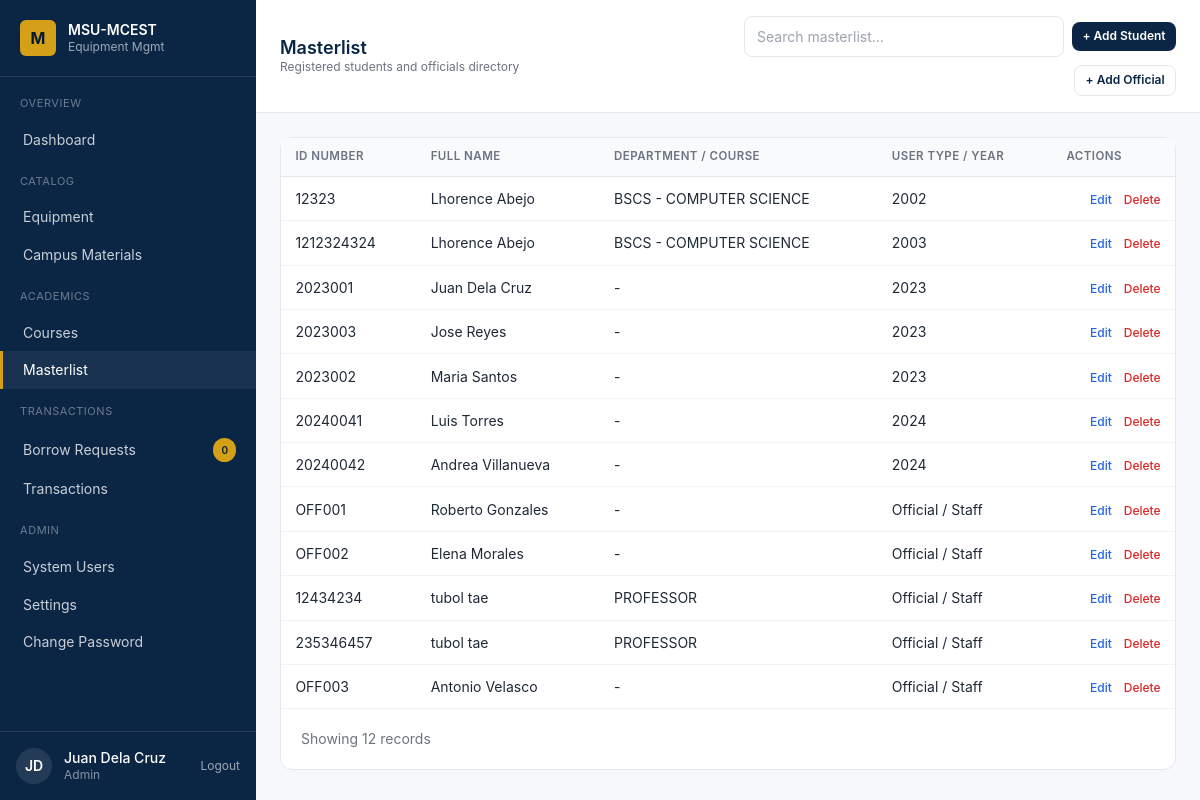
The page /pages/students.php (signed in) on the database its author committed.
### tables this page shows
CREATE TABLE `users` (
  `user_id` int(11) NOT NULL,
  `student_id` int(11) DEFAULT NULL,
  `official_id` varchar(50) DEFAULT NULL,
  `username` varchar(100) NOT NULL,
  `password` varchar(255) NOT NULL,
  `role` enum('student','admin','faculty') DEFAULT 'student',
  `is_default_password` tinyint(1) DEFAULT 1,
  `is_active` tinyint(1) DEFAULT 1,
  `last_login` timestamp NULL DEFAULT NULL,
  `created_at` timestamp NOT NULL DEFAULT current_timestamp()
);

CREATE TABLE `master_list` (
  `student_id` int(11) NOT NULL,
  `first_name` varchar(100) NOT NULL,
  `last_name` varchar(255) NOT NULL,
  `course_code` varchar(20) DEFAULT NULL,
  `year_level` varchar(50) DEFAULT NULL,
  `created_at` timestamp NOT NULL DEFAULT current_timestamp()
);

CREATE TABLE `officials_masterlist` (
  `official_id` varchar(50) NOT NULL,
  `first_name` varchar(100) NOT NULL,
  `last_name` varchar(100) NOT NULL,
  `position_code` varchar(20) DEFAULT NULL,
  `is_active` tinyint(1) DEFAULT 1,
  `created_at` timestamp NOT NULL DEFAULT current_timestamp()
);

### partials/page-data.php (called while the page is built, shortened)
<?php
require_once __DIR__ . '/../process/_helpers.php';
function h($value)
{
    return htmlspecialchars((string) ($value ?? ''), ENT_QUOTES, 'UTF-8');
}
function one_value($sql, array $params = [])
{
    global $pdo;
    $stmt = $pdo->prepare($sql);
    $stmt->execute($params);
    return $stmt->fetchColumn();
}
function all_rows($sql, array $params = [])
{
    global $pdo;
    $stmt = $pdo->prepare($sql);
    $stmt->execute($params);
    return $stmt->fetchAll();
}
function current_user()
{
    return all_rows(
        'SELECT u.*, m.first_name, m.last_name, m.course_code, m.year_level
         FROM users u
         LEFT JOIN master_list m ON m.student_id = u.student_id
         WHERE u.user_id = ?
         LIMIT 1',
        [$_SESSION['user_id']]
    )[0] ?? null;
}
function user_full_name($user)
{
    $name = trim(($user['first_name'] ?? '') . ' ' . ($user['last_name'] ?? ''));
    return $name !== '' ? $name : ($user['username'] ?? 'User');
}
function initials($name)
{
    $parts = preg_split('/\s+/', trim($name), -1, PREG_SPLIT_NO_EMPTY);
    $letters = '';
    foreach (array_slice($parts, 0, 2) as $part) {
        $letters .= strtoupper(substr($part, 0, 1));
    }
    return $letters ?: 'U';
}
function pending_request_count()
{
    return (int) one_value('SELECT COUNT(*) FROM borrow_request WHERE status = "PENDING"');
}
$currentUser = current_user();
$currentName = $currentUser ? user_full_name($currentUser) : 'User';
$currentInitials = initials($currentName);
$canManageBorrowWorkflow = can_manage_borrow_workflow($currentUser['role'] ?? ($_SESSION['role'] ?? ''));
$canManageUserRoles = can_manage_user_roles($currentUser['role'] ?? ($_SESSION['role'] ?? ''));
$pendingCount = pending_request_count();

### process/_helpers.php (called while the page is built, shortened)
<?php
function can_manage_borrow_workflow($role)
{
    return $role === 'admin';
}
function can_manage_user_roles($role)
{
    return $role === 'admin';
}

### pages/students.php (the view, shortened to what this page needs)
<?php
require_once __DIR__ . '/../partials/page-data.php';
$studentRows = all_rows(
    'SELECT m.student_id AS id_number, m.first_name, m.last_name, m.course_code AS group_code,
            CASE
                WHEN m.course_code IS NULL THEN NULL
                WHEN c.course_name IS NULL OR c.course_name = m.course_code THEN m.course_code
                ELSE CONCAT(m.course_code, " - ", c.course_name)
            END AS group_name,
            "student" AS account_role,
            m.year_level, "student" AS user_type
     FROM master_list m
     LEFT JOIN course c ON c.course_code = m.course_code
     ORDER BY m.last_name, m.first_name'
);
$facultyRows = all_rows(
    'SELECT o.official_id AS id_number, o.first_name, o.last_name, COALESCE(p.position_code, o.position_code) AS group_code,
            COALESCE(p.position_name, o.position_code) AS group_name,
            COALESCE(u.role, "faculty") AS account_role,
            NULL AS year_level, "faculty" AS user_type
     FROM officials_masterlist o
     LEFT JOIN positions p ON p.position_code = o.position_code
     LEFT JOIN users u ON u.official_id = o.official_id
     ORDER BY o.last_name, o.first_name'
);
$masterRows = array_merge($studentRows, $facultyRows);
?>
<!doctype html>
<html lang="en">
<head>
  <script src="https://cdn.tailwindcss.com"></script>
  <link rel="stylesheet" href="../css/app.css" />
</head>
<body class="min-h-screen bg-surface">
<aside class="sidebar hidden md:flex md:flex-col w-64 bg-navy text-white fixed inset-y-0 left-0 z-30">
  <div class="px-5 py-5 border-b border-white/10 flex items-center gap-3">
    <div class="w-9 h-9 rounded-md bg-gold text-navy-dark grid place-items-center font-bold">M</div>
    <div>
      <div class="text-sm font-semibold leading-tight">MSU-MCEST</div>
      <div class="text-xs text-white/60">Equipment Mgmt</div>
    </div>
  </div>
  <nav class="flex-1 py-4 text-sm">
    <p class="px-5 mt-3 first:mt-0 text-[11px] uppercase tracking-wider text-white/40 mb-2">Overview</p>
    <a href="admin-dashboard.php" class="nav-link">Dashboard</a>
    <p class="px-5 mt-3 first:mt-0 text-[11px] uppercase tracking-wider text-white/40 mb-2">Catalog</p>
    <a href="equipment.php" class="nav-link">Equipment</a>
    <a href="materials.php" class="nav-link">Campus Materials</a>
    <p class="px-5 mt-3 first:mt-0 text-[11px] uppercase tracking-wider text-white/40 mb-2">Academics</p>
    <a href="courses.php" class="nav-link">Courses</a>
    <a href="students.php" class="nav-link active">Masterlist</a>
    <?php if ($canManageBorrowWorkflow): ?>
    <p class="px-5 mt-3 first:mt-0 text-[11px] uppercase tracking-wider text-white/40 mb-2">Transactions</p>
    <a href="requests.php" class="nav-link flex items-center">Borrow Requests<span class="ml-auto text-[10px] bg-gold text-navy-dark font-semibold px-2 py-0.5 rounded-full"><?php echo $pendingCount; ?></span></a>
    <a href="transactions.php" class="nav-link">Transactions</a>
    <?php endif; ?>
    <p class="px-5 mt-3 first:mt-0 text-[11px] uppercase tracking-wider text-white/40 mb-2">Admin</p>
    <?php if ($canManageUserRoles): ?>
    <a href="users.php" class="nav-link">System Users</a>
    <?php endif; ?>
    <a href="admin-settings.php" class="nav-link">Settings</a>
    <a href="change-password.php" class="nav-link">Change Password</a>
  </nav>
  <div class="p-4 border-t border-white/10 flex items-center gap-3">
    <div class="w-9 h-9 rounded-full bg-white/10 grid place-items-center text-sm font-semibold"><?php echo h($currentInitials); ?></div>
    <div class="text-sm leading-tight">
      <div class="font-medium"><?php echo h($currentName); ?></div>
      <div class="text-white/50 text-xs"><?php echo h(ucfirst($currentUser['role'] ?? 'user')); ?></div>
    </div>
    <a href="../process/logout.php" class="ml-auto text-white/60 hover:text-gold text-xs" data-confirm="Log out now?">Logout</a>
  </div>
</aside>
  <div class="md:ml-64 main-shift page-fade">
    <header class="bg-white border-b border-gray-200 sticky top-0 z-10">
      <div class="px-6 py-4 flex flex-wrap items-center gap-4">
        <div class="min-w-0">
          <h1 class="text-lg font-semibold text-navy leading-tight whitespace-nowrap">Masterlist</h1>
          <p class="text-xs text-gray-500">Registered students and officials directory</p>
        </div>
        <div class="ml-auto flex items-center gap-2 flex-wrap justify-end">
          <input class="input max-w-xs" placeholder="Search masterlist..." data-search-target="#studentsTable" />
          <button type="button" class="btn btn-primary btn-sm" data-modal-open="addStudentModal" data-master-create="student">+ Add Student</button>
          <?php if ($canManageUserRoles): ?>
          <button type="button" class="btn btn-outline btn-sm" data-modal-open="addStudentModal" data-master-create="faculty">+ Add Official</button>
          <?php endif; ?>
        </div>
      </div>
    </header>
    <main class="p-6 space-y-6">
      <section class="card">
        <div class="overflow-x-auto" id="studentsTable">
          <table class="table">
            <thead><tr>
              <th>ID Number</th><th>Full Name</th><th>Department / Course</th><th>User Type / Year</th>
              <th class="text-right">Actions</th>
            </tr></thead>
            <tbody>
              <?php if (!$masterRows): ?>
                <tr><td colspan="5"><div class="empty"><div class="icon">-</div><p class="font-medium text-gray-700">No records yet</p><p class="text-sm">Add students/faculty or import from CSV.</p></div></td></tr>
              <?php else: foreach ($masterRows as $person):
                $fullName = trim($person['first_name'] . ' ' . $person['last_name']);
                $accountRole = $person['account_role'] ?? ($person['user_type'] === 'faculty' ? 'faculty' : 'student');
                $typeText = $person['user_type'] === 'faculty'
                    ? ($accountRole === 'admin' ? 'Official / Administrator' : 'Official / Staff')
                    : ($person['year_level'] ?: '-');
              ?>
                <tr data-searchable>
                  <td><?php echo h($person['id_number']); ?></td>
                  <td><?php echo h($fullName); ?></td>
                  <td><?php echo h($person['group_name'] ?: '-'); ?></td>
                  <td><?php echo h($typeText); ?></td>
                  <td class="text-right space-x-2">
                    <button type="button" class="text-blue-600 hover:text-blue-800 text-xs font-medium"
                      data-modal-open="addStudentModal"
                      data-edit-master
                      data-id="<?php echo h($person['id_number']); ?>"
                      data-type="<?php echo h($person['user_type']); ?>"
                      data-name="<?php echo h($fullName); ?>"
                      data-group-code="<?php echo h($person['group_code']); ?>"
                      data-account-role="<?php echo h($accountRole); ?>"
                      data-year="<?php echo h($person['year_level']); ?>">Edit</button>
                    <form method="POST" action="../process/masterlist.php" class="inline" onsubmit="return confirm('Delete this masterlist record?');">
                      <button class="text-red-600 hover:text-red-800 text-xs font-medium">Delete</button>
                    </form>
                  </td>
                </tr>
              <?php endforeach; endif; ?>
            </tbody>
          </table>
        </div>
        <div class="card-body flex items-center justify-between text-sm text-gray-500">
          <p>Showing <?php echo count($masterRows); ?> records</p>
        </div>
      </section>
    </main>
  </div>
</body>
</html>

### css/app.css (style rules this page uses)
html, body { height: 100%; }
body { font-family: 'Inter', system-ui, -apple-system, Segoe UI, Roboto, sans-serif; background: #F7F8FB; color: #111827; }
.page-fade { opacity: 1; transition: opacity .2s ease; }
.js-ready .page-fade { opacity: 0; }
.js-ready .page-fade.is-ready { opacity: 1; }
.nav-link { display: flex; align-items: center; gap: .625rem; padding: .55rem 1.25rem; color: rgba(255,255,255,.78); border-left: 3px solid transparent; }
.nav-link.active { background: rgba(255,255,255,.06); color: #fff; border-left-color: #D4A017; }
.input, .select, .textarea { width: 100%; border: 1px solid #E5E7EB; background: #fff; border-radius: .5rem; padding: .55rem .75rem; font-size: .875rem; color: #111827; }
.btn { display:inline-flex; align-items:center; justify-content:center; gap:.5rem; padding:.55rem 1rem; border-radius:.5rem; font-size:.875rem; font-weight:600; white-space:nowrap; transition: background .15s ease, color .15s ease, border-color .15s ease; }
.btn-primary { background:#0B2545; color:#fff; }
.btn-outline { background:#fff; color:#0B2545; border:1px solid #E5E7EB; }
.btn-sm { padding:.35rem .65rem; font-size:.75rem; }
.card { background:#fff; border:1px solid #E5E7EB; border-radius:.75rem; }
.card-body { padding:1.25rem; }
.table { width:100%; border-collapse:separate; border-spacing:0; font-size:.875rem; }
.table thead th { text-align:left; font-weight:600; font-size:.72rem; text-transform:uppercase; letter-spacing:.04em; color:#6B7280; background:#F9FAFB; padding:.65rem .9rem; border-bottom:1px solid #E5E7EB; }
.table tbody td { padding:.7rem .9rem; border-bottom:1px solid #F1F2F4; color:#1F2937; vertical-align: middle; }

### rows shown on the page
users: student.last_name "JD", student.last_name "Juan Dela Cruz", role "Admin"
master_list: student_id "12323", fullName "Lhorence Abejo", group_name "BSCS - COMPUTER SCIENCE", year_level "2002"
master_list: student_id "1212324324", fullName "Lhorence Abejo", group_name "BSCS - COMPUTER SCIENCE", year_level "2003"
master_list: student_id "2023001", fullName "Juan Dela Cruz", group_name "-", year_level "2023"
master_list: student_id "2023003", fullName "Jose Reyes", group_name "-", year_level "2023"
master_list: student_id "2023002", fullName "Maria Santos", group_name "-", year_level "2023"
master_list: student_id "20240041", fullName "Luis Torres", group_name "-", year_level "2024"
master_list: student_id "20240042", fullName "Andrea Villanueva", group_name "-", year_level "2024"
officials_masterlist: official_id "OFF001", fullName "Roberto Gonzales", group_name "-", typeText "Official / Staff"
officials_masterlist: official_id "OFF002", fullName "Elena Morales", group_name "-", typeText "Official / Staff"
officials_masterlist: official_id "12434234", fullName "tubol tae", group_name "PROFESSOR", typeText "Official / Staff"
officials_masterlist: official_id "235346457", fullName "tubol tae", group_name "PROFESSOR", typeText "Official / Staff"
officials_masterlist: official_id "OFF003", fullName "Antonio Velasco", group_name "-", typeText "Official / Staff"

### other values the page prints
$pendingCount "0"
count($masterRows) "12"
